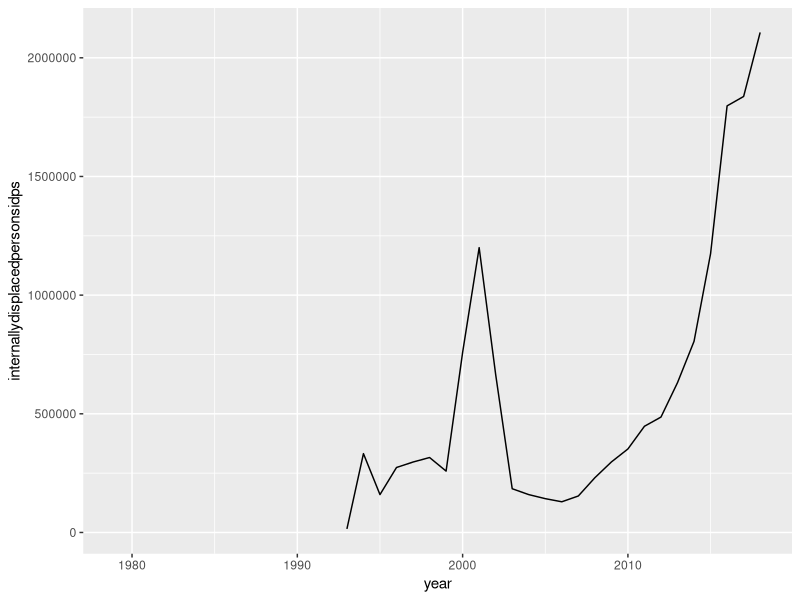
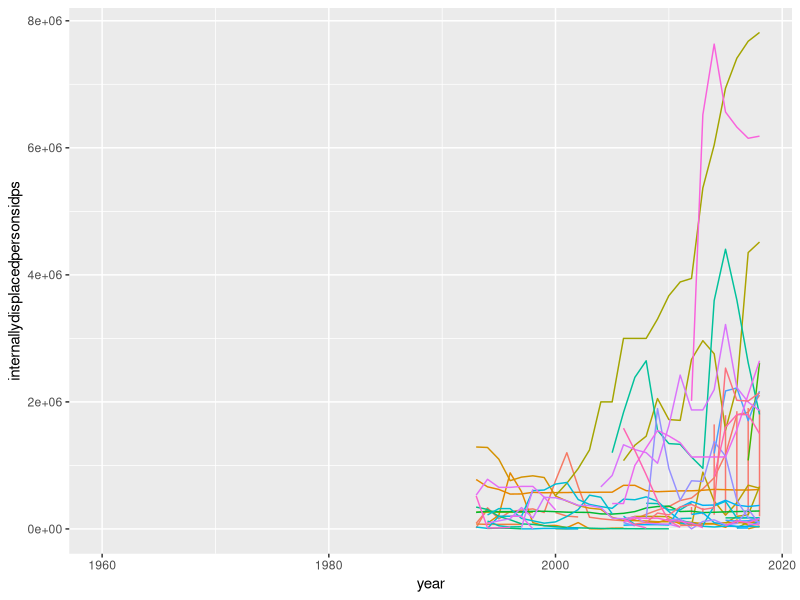
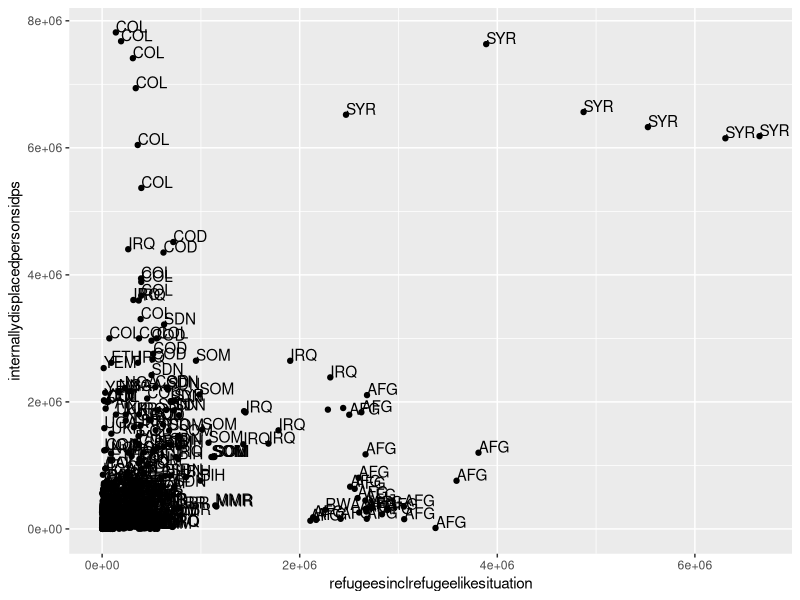
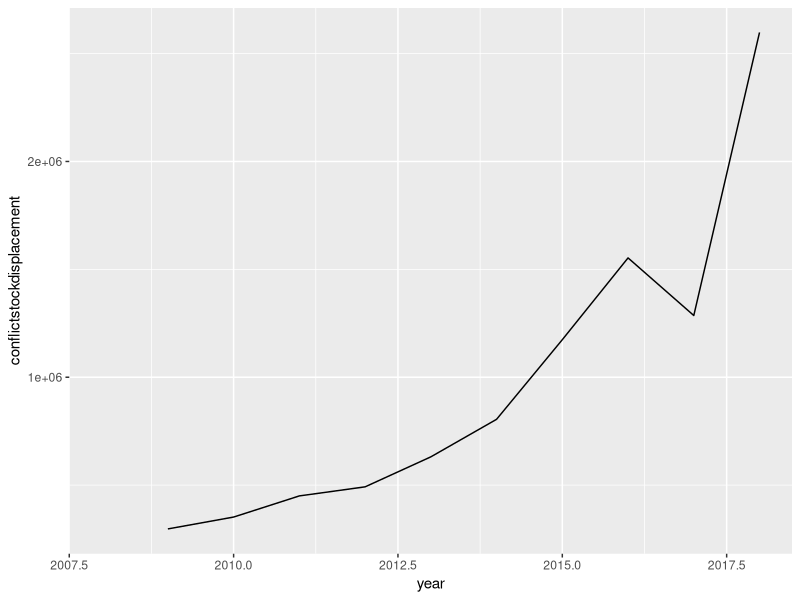
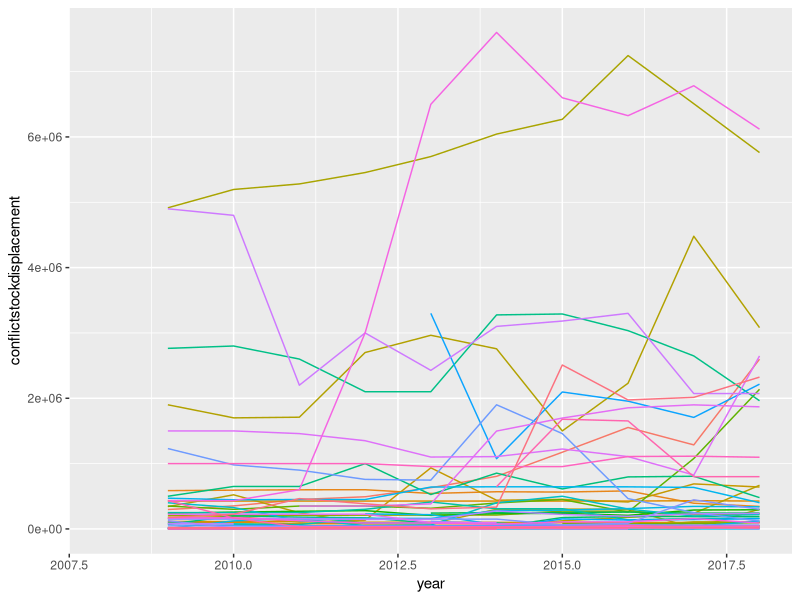
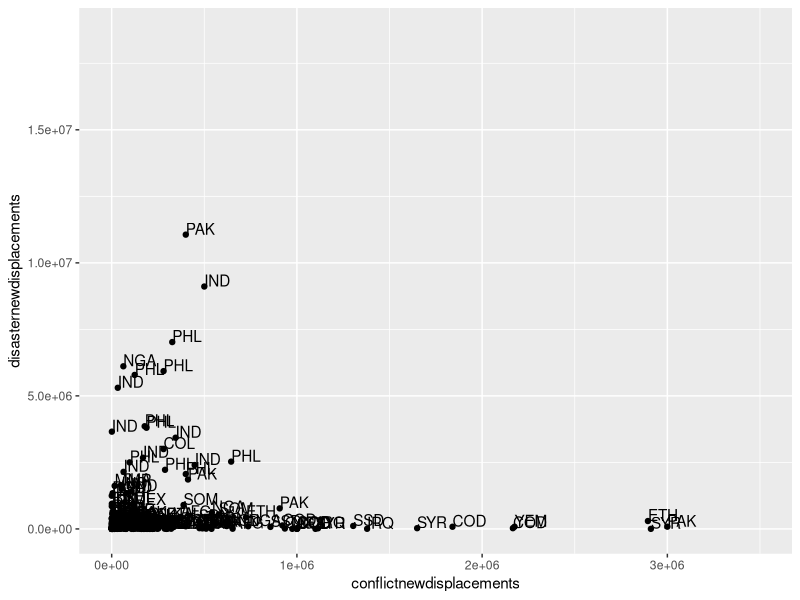
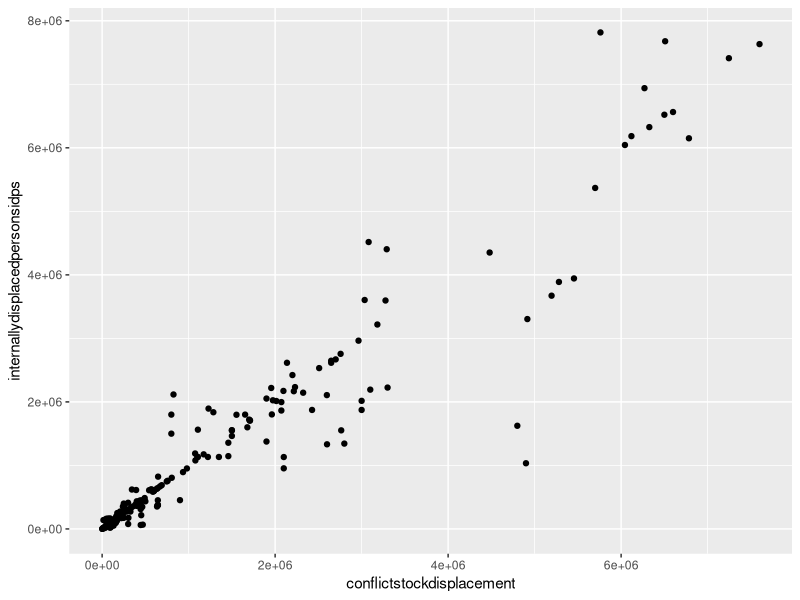
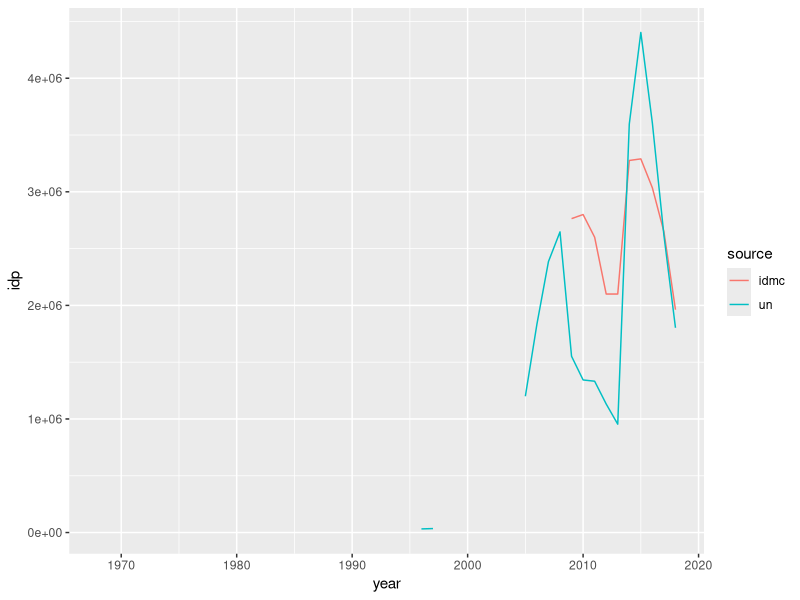

These figures' R source, in order:
# UN and IDMC data
# More graphing, joins, and pivot

# setup
library(tidyverse)
library(haven)

idmc <- read_dta("IDMC_Displacements.dta")
un <- read_dta("UNmonadic.dta")

names(idmc)
names(un)

# # un: what is totalpopulation?
# un <- un %>% mutate(tots = select(., refugeesinclrefugeelikesituation,
#                                   asylumseekerspendingcases,
#                                   internallydisplacedpersonsidps,
#                                   othersofconcern) %>% 
#                       rowSums(na.rm = TRUE))
# sum(un$totalpopulation == un$tots)

# un ----
# idps, select one country by time
un %>% filter(iso == "AFG") %>% mutate(year = as.integer(year)) %>% 
  ggplot(aes(x = year, y = internallydisplacedpersonsidps)) + 
  geom_line() 

# idps, all countries by time
un %>% mutate(year = as.integer(year)) %>% 
  ggplot(aes(x = year, y = internallydisplacedpersonsidps, color = iso)) +
  geom_line() + guides(color = FALSE)

# refugees vs idps
ggplot(un, aes(x = refugeesinclrefugeelikesituation, y = internallydisplacedpersonsidps)) + 
  geom_point() + geom_text(aes(label=iso), hjust=0, vjust=0)


# idmc ----
# idps, select one country by time
idmc %>% filter(iso3 == "AFG") %>% mutate(year = as.integer(year)) %>% 
  ggplot(aes(x = year, y = conflictstockdisplacement)) + geom_line()

# idps, all countries by time
idmc %>% mutate(year = as.integer(year)) %>% 
  ggplot(aes(x = year, y = conflictstockdisplacement, color = iso3)) + 
  geom_line() + guides(color = FALSE)

# conflict new vs disaster new
ggplot(idmc, aes(x = conflictnewdisplacements, y = disasternewdisplacements)) + 
  geom_point() + geom_text(aes(label=iso3), hjust=0, vjust=0)


# Joined data ----
# Join un and idmc by iso, year
# make iso character
un <- un %>% mutate(iso = as.character(iso))
idmc <- idmc %>% mutate(iso3 = as.character(iso3))

# join
df <- full_join(un, idmc, by = c("iso"="iso3", "year"="year"))

# keep only analagous variables
idp <- df %>% 
  select(origin, iso, year, internallydisplacedpersonsidps, conflictstockdisplacement)

# un idp vs idmc stock displacement
ggplot(idp, aes(x = conflictstockdisplacement, y = internallydisplacedpersonsidps)) +
  geom_point()

# # calculate differences
# idp <- idp %>% mutate(compare = internallydisplacedpersonsidps - conflictstockdisplacement,
#                       per_idmc = (compare/conflictstockdisplacement)*100)
# summary(idp$per_idmc)
# summary(idp$compare)

# graph both sources for a country together by time
# make the data long (pivot_longer)
idp_long <- idp %>% select(iso, year, un=internallydisplacedpersonsidps, 
                           idmc = conflictstockdisplacement) %>% 
    pivot_longer(c("un", "idmc"), names_to = "source", values_to = "idp")

# find countries with highest idp values
idp_long %>% group_by(iso) %>% 
  summarize(maxidp = max(idp, na.rm = TRUE)) %>% 
  arrange(desc(maxidp)) %>% head(10)

# graph, selecting by iso (those with max idp): e.g. COL, SYR, SDN, COD, IRQ
idp_long %>% filter(iso == "IRQ") %>% 
  ggplot(aes(x = year, y = idp, color = source)) + 
  geom_line()

